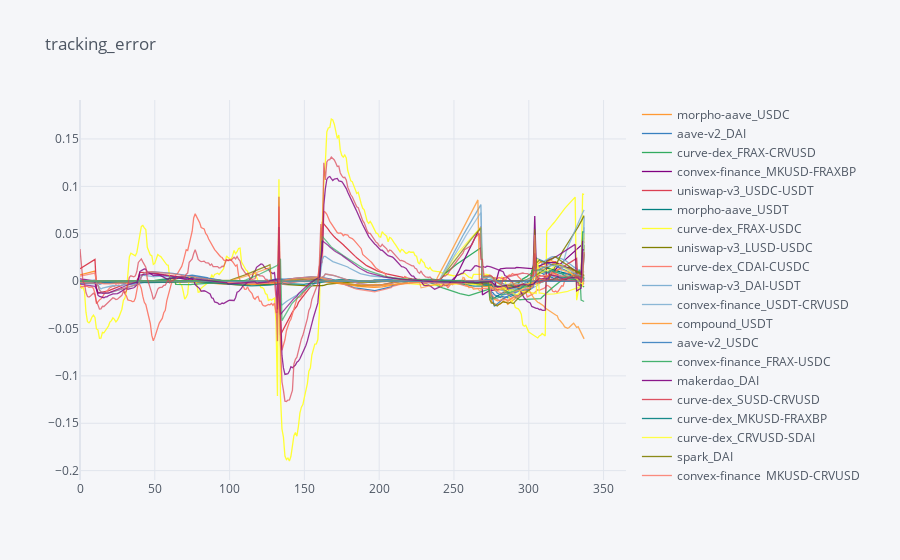

The code cell stored with this chart in its notebook:
### Code cell
tracking_error = (backtest['pred_apy'].rolling(28).mean().shift(-28)-backtest['apy'])
tracking_error = tracking_error.rename(columns={col: strategies[vault][vault][int(col)] if col != 'total' else col for col in backtest['weights'].columns})
tracking_error.iplot(title='tracking_error')

### Figure 1 — Plotly figure (JSON) as saved in the notebook; plotly's stock layout.template omitted (floating-point values rounded to 4 significant figures; data arrays with more than 128 entries replaced by an {"elided": "..."} marker saying what was removed)
{"data": [{"line": {"color": "rgba(255, 153, 51, 1.0)", "dash": "solid", "shape": "linear", "width": 1.3}, "mode": "lines", "name": "morpho-aave_USDC", "text": "", "type": "scatter", "x": {"elided": "366 int values"}, "y": {"elided": "366 mixed values"}}, {"line": {"color": "rgba(55, 128, 191, 1.0)", "dash": "solid", "shape": "linear", "width": 1.3}, "mode": "lines", "name": "aave-v2_DAI", "text": "", "type": "scatter", "x": {"elided": "366 int values"}, "y": {"elided": "366 mixed values"}}, {"line": {"color": "rgba(50, 171, 96, 1.0)", "dash": "solid", "shape": "linear", "width": 1.3}, "mode": "lines", "name": "curve-dex_FRAX-CRVUSD", "text": "", "type": "scatter", "x": {"elided": "366 int values"}, "y": {"elided": "366 mixed values"}}, {"line": {"color": "rgba(128, 0, 128, 1.0)", "dash": "solid", "shape": "linear", "width": 1.3}, "mode": "lines", "name": "convex-finance_MKUSD-FRAXBP", "text": "", "type": "scatter", "x": {"elided": "366 int values"}, "y": {"elided": "366 mixed values"}}, {"line": {"color": "rgba(219, 64, 82, 1.0)", "dash": "solid", "shape": "linear", "width": 1.3}, "mode": "lines", "name": "uniswap-v3_USDC-USDT", "text": "", "type": "scatter", "x": {"elided": "366 int values"}, "y": {"elided": "366 mixed values"}}, {"line": {"color": "rgba(0, 128, 128, 1.0)", "dash": "solid", "shape": "linear", "width": 1.3}, "mode": "lines", "name": "morpho-aave_USDT", "text": "", "type": "scatter", "x": {"elided": "366 int values"}, "y": {"elided": "366 mixed values"}}, {"line": {"color": "rgba(255, 255, 51, 1.0)", "dash": "solid", "shape": "linear", "width": 1.3}, "mode": "lines", "name": "curve-dex_FRAX-USDC", "text": "", "type": "scatter", "x": {"elided": "366 int values"}, "y": {"elided": "366 mixed values"}}, {"line": {"color": "rgba(128, 128, 0, 1.0)", "dash": "solid", "shape": "linear", "width": 1.3}, "mode": "lines", "name": "uniswap-v3_LUSD-USDC", "text": "", "type": "scatter", "x": {"elided": "366 int values"}, "y": {"elided": "366 mixed values"}}, {"line": {"color": "rgba(251, 128, 114, 1.0)", "dash": "solid", "shape": "linear", "width": 1.3}, "mode": "lines", "name": "curve-dex_CDAI-CUSDC", "text": "", "type": "scatter", "x": {"elided": "366 int values"}, "y": {"elided": "366 mixed values"}}, {"line": {"color": "rgba(128, 177, 211, 1.0)", "dash": "solid", "shape": "linear", "width": 1.3}, "mode": "lines", "name": "uniswap-v3_DAI-USDT", "text": "", "type": "scatter", "x": {"elided": "366 int values"}, "y": {"elided": "366 mixed values"}}, {"line": {"color": "rgba(128, 177, 211, 0.8999999999999999)", "dash": "solid", "shape": "linear", "width": 1.3}, "mode": "lines", "name": "convex-finance_USDT-CRVUSD", "text": "", "type": "scatter", "x": {"elided": "366 int values"}, "y": {"elided": "366 mixed values"}}, {"line": {"color": "rgba(255, 153, 51, 0.8999999999999999)", "dash": "solid", "shape": "linear", "width": 1.3}, "mode": "lines", "name": "compound_USDT", "text": "", "type": "scatter", "x": {"elided": "366 int values"}, "y": {"elided": "366 mixed values"}}, {"line": {"color": "rgba(55, 128, 191, 0.8999999999999999)", "dash": "solid", "shape": "linear", "width": 1.3}, "mode": "lines", "name": "aave-v2_USDC", "text": "", "type": "scatter", "x": {"elided": "366 int values"}, "y": {"elided": "366 mixed values"}}, {"line": {"color": "rgba(50, 171, 96, 0.8999999999999999)", "dash": "solid", "shape": "linear", "width": 1.3}, "mode": "lines", "name": "convex-finance_FRAX-USDC", "text": "", "type": "scatter", "x": {"elided": "366 int values"}, "y": {"elided": "366 mixed values"}}, {"line": {"color": "rgba(128, 0, 128, 0.8999999999999999)", "dash": "solid", "shape": "linear", "width": 1.3}, "mode": "lines", "name": "makerdao_DAI", "text": "", "type": "scatter", "x": {"elided": "366 int values"}, "y": {"elided": "366 mixed values"}}, {"line": {"color": "rgba(219, 64, 82, 0.8999999999999999)", "dash": "solid", "shape": "linear", "width": 1.3}, "mode": "lines", "name": "curve-dex_SUSD-CRVUSD", "text": "", "type": "scatter", "x": {"elided": "366 int values"}, "y": {"elided": "366 mixed values"}}, {"line": {"color": "rgba(0, 128, 128, 0.8999999999999999)", "dash": "solid", "shape": "linear", "width": 1.3}, "mode": "lines", "name": "curve-dex_MKUSD-FRAXBP", "text": "", "type": "scatter", "x": {"elided": "366 int values"}, "y": {"elided": "366 mixed values"}}, {"line": {"color": "rgba(255, 255, 51, 0.8999999999999999)", "dash": "solid", "shape": "linear", "width": 1.3}, "mode": "lines", "name": "curve-dex_CRVUSD-SDAI", "text": "", "type": "scatter", "x": {"elided": "366 int values"}, "y": {"elided": "366 mixed values"}}, {"line": {"color": "rgba(128, 128, 0, 0.8999999999999999)", "dash": "solid", "shape": "linear", "width": 1.3}, "mode": "lines", "name": "spark_DAI", "text": "", "type": "scatter", "x": {"elided": "366 int values"}, "y": {"elided": "366 mixed values"}}, {"line": {"color": "rgba(251, 128, 114, 0.8999999999999999)", "dash": "solid", "shape": "linear", "width": 1.3}, "mode": "lines", "name": "convex-finance_MKUSD-CRVUSD", "text": "", "type": "scatter", "x": {"elided": "366 int values"}, "y": {"elided": "366 mixed values"}}, {"line": {"color": "rgba(251, 128, 114, 0.7999999999999998)", "dash": "solid", "shape": "linear", "width": 1.3}, "mode": "lines", "name": "compound_DAI", "text": "", "type": "scatter", "x": {"elided": "366 int values"}, "y": {"elided": "366 mixed values"}}, {"line": {"color": "rgba(128, 177, 211, 0.7999999999999998)", "dash": "solid", "shape": "linear", "width": 1.3}, "mode": "lines", "name": "morpho-aave_DAI", "text": "", "type": "scatter", "x": {"elided": "366 int values"}, "y": {"elided": "366 mixed values"}}, {"line": {"color": "rgba(255, 153, 51, 0.7999999999999998)", "dash": "solid", "shape": "linear", "width": 1.3}, "mode": "lines", "name": "curve-dex_LUSD-CRVUSD", "text": "", "type": "scatter", "x": {"elided": "366 int values"}, "y": {"elided": "366 mixed values"}}, {"line": {"color": "rgba(55, 128, 191, 0.7999999999999998)", "dash": "solid", "shape": "linear", "width": 1.3}, "mode": "lines", "name": "aura_R-DAI", "text": "", "type": "scatter", "x": {"elided": "366 int values"}, "y": {"elided": "366 mixed values"}}, {"line": {"color": "rgba(50, 171, 96, 0.7999999999999998)", "dash": "solid", "shape": "linear", "width": 1.3}, "mode": "lines", "name": "convex-finance_ADAI-AUSDC-AUSDT", "text": "", "type": "scatter", "x": {"elided": "366 int values"}, "y": {"elided": "366 mixed values"}}, {"line": {"color": "rgba(128, 0, 128, 0.7999999999999998)", "dash": "solid", "shape": "linear", "width": 1.3}, "mode": "lines", "name": "curve-dex_MKUSD-CRVUSD", "text": "", "type": "scatter", "x": {"elided": "366 int values"}, "y": {"elided": "366 mixed values"}}, {"line": {"color": "rgba(219, 64, 82, 0.7999999999999998)", "dash": "solid", "shape": "linear", "width": 1.3}, "mode": "lines", "name": "convex-finance_LUSD-CRVUSD", "text": "", "type": "scatter", "x": {"elided": "366 int values"}, "y": {"elided": "366 mixed values"}}, {"line": {"color": "rgba(0, 128, 128, 0.7999999999999998)", "dash": "solid", "shape": "linear", "width": 1.3}, "mode": "lines", "name": "compound_USDC", "text": "", "type": "scatter", "x": {"elided": "366 int values"}, "y": {"elided": "366 mixed values"}}, {"line": {"color": "rgba(255, 255, 51, 0.7999999999999998)", "dash": "solid", "shape": "linear", "width": 1.3}, "mode": "lines", "name": "convex-finance_FRAX-CRVUSD", "text": "", "type": "scatter", "x": {"elided": "366 int values"}, "y": {"elided": "366 mixed values"}}, {"line": {"color": "rgba(128, 128, 0, 0.7999999999999998)", "dash": "solid", "shape": "linear", "width": 1.3}, "mode": "lines", "name": "aave-v3_USDC", "text": "", "type": "scatter", "x": {"elided": "366 int values"}, "y": {"elided": "366 mixed values"}}, {"line": {"color": "rgba(128, 128, 0, 0.7)", "dash": "solid", "shape": "linear", "width": 1.3}, "mode": "lines", "name": "curve-dex_USDT-CRVUSD", "text": "", "type": "scatter", "x": {"elided": "366 int values"}, "y": {"elided": "366 mixed values"}}, {"line": {"color": "rgba(251, 128, 114, 0.7)", "dash": "solid", "shape": "linear", "width": 1.3}, "mode": "lines", "name": "curve-dex_ADAI-AUSDC-AUSDT", "text": "", "type": "scatter", "x": {"elided": "366 int values"}, "y": {"elided": "366 mixed values"}}, {"line": {"color": "rgba(128, 177, 211, 0.7)", "dash": "solid", "shape": "linear", "width": 1.3}, "mode": "lines", "name": "convex-finance_USDC-CRVUSD", "text": "", "type": "scatter", "x": {"elided": "366 int values"}, "y": {"elided": "366 mixed values"}}, {"line": {"color": "rgba(255, 153, 51, 0.7)", "dash": "solid", "shape": "linear", "width": 1.3}, "mode": "lines", "name": "aave-v3_DAI", "text": "", "type": "scatter", "x": {"elided": "366 int values"}, "y": {"elided": "366 mixed values"}}, {"line": {"color": "rgba(55, 128, 191, 0.7)", "dash": "solid", "shape": "linear", "width": 1.3}, "mode": "lines", "name": "aura_R-SDAI", "text": "", "type": "scatter", "x": {"elided": "366 int values"}, "y": {"elided": "366 mixed values"}}, {"line": {"color": "rgba(50, 171, 96, 0.7)", "dash": "solid", "shape": "linear", "width": 1.3}, "mode": "lines", "name": "aave-v3_USDT", "text": "", "type": "scatter", "x": {"elided": "366 int values"}, "y": {"elided": "366 mixed values"}}, {"line": {"color": "rgba(128, 0, 128, 0.7)", "dash": "solid", "shape": "linear", "width": 1.3}, "mode": "lines", "name": "aave-v2_USDT", "text": "", "type": "scatter", "x": {"elided": "366 int values"}, "y": {"elided": "366 mixed values"}}, {"line": {"color": "rgba(219, 64, 82, 0.7)", "dash": "solid", "shape": "linear", "width": 1.3}, "mode": "lines", "name": "total", "text": "", "type": "scatter", "x": {"elided": "366 int values"}, "y": {"elided": "366 mixed values"}}], "layout": {"legend": {"bgcolor": "#F5F6F9", "font": {"color": "#4D5663"}}, "paper_bgcolor": "#F5F6F9", "plot_bgcolor": "#F5F6F9", "title": {"font": {"color": "#4D5663"}, "text": "tracking_error"}, "xaxis": {"gridcolor": "#E1E5ED", "showgrid": true, "tickfont": {"color": "#4D5663"}, "title": {"font": {"color": "#4D5663"}, "text": ""}, "zerolinecolor": "#E1E5ED"}, "yaxis": {"gridcolor": "#E1E5ED", "showgrid": true, "tickfont": {"color": "#4D5663"}, "title": {"font": {"color": "#4D5663"}, "text": ""}, "zerolinecolor": "#E1E5ED"}}}
